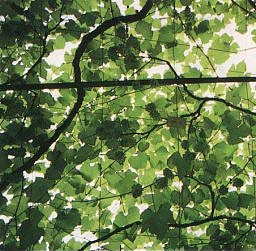
#> input picture sample.jpg, 256 x 251 px, found by its file name
$ jupyter execute grape-sky-binarization.ipynb   (shell and % lines are left out)
#> lines starting #> are read from the running program, lines starting #| are printed output that depends on the picture; after the words box and inside, x2 and y2 are one past the last pixel; in counts of white or black regions, pixels touching at a corner belong together
<a href="https://colab.research.google.com/github/1900690/grape-sky-segmentation/blob/main/grape-sky-binarization.ipynb" target="_parent"></a>

#〇画像から開空率測定

※初めて使用する方は[Colab の紹介動画](https://www.youtube.com/watch?v=inN8seMm7UI)や[Colabチュートリアル](https://colab.research.google.com/)を行ってこのノートブックの使い方を学んでください

[cell 1]
#@title 分析する画像をアップロード（またはサンプル画像で分析）
#@markdown ※分析可能な画像の拡張子は".jpg"".png"".heic"のみです。
from google.colab import files
import os
import glob
import pathlib
import pillow_heif
from PIL import Image

サンプル画像を使用する = True # @param {type:"boolean"}
#heic->jpg処理
def heic_jpg(image_path, save_path):
    heif_file = pillow_heif.read_heif(image_path)[0]  # 常に1つファイルだけが返ってくるので、[0]をつける
    image = Image.frombytes(
        heif_file.mode,
        heif_file.size,
        heif_file.data,
        'raw',
        heif_file.mode,
        heif_file.stride,
    )
    image.save(save_path, "JPEG")

if サンプル画像を使用する == True:
  if os.path.exists('/content/sample.jpg'):
     os.remove('/content/sample.jpg')
  !wget -q https://github.com/1900690/grape-sky-segmentation/releases/download/sample/sample.jpg
  #読み込んだ画像を表示
  #・OpenCVを使って画像を読み込む cv2.imreadでOpenCV形式に変換 OpenCVはBGRなのでcvtColorでRGBに直してから表示する
  import cv2
  from matplotlib import pyplot as plt
  uploaded_file_name="sample.jpg"
  orig = cv2.imread("/content/"+uploaded_file_name)
#> orig is the input picture: shape (251, 256, 3); mean B, G, R 74.4, 120.9, 102.6
  src = cv2.cvtColor(orig, cv2.COLOR_BGR2RGB)
  plt.imshow(src)
else:
  uploaded_file = files.upload()
  uploaded_file_name = next(iter(uploaded_file))


  #・OpenCVを使って画像を読み込む cv2.imreadでOpenCV形式に変換 OpenCVはBGRなのでcvtColorでRGBに直してから表示する
  import cv2
  from matplotlib import pyplot as plt

  hiec_dir = "/content/"
  save_dir = "/content/"

  hiec_dir = pathlib.Path(hiec_dir)
  save_dir = pathlib.Path(save_dir)

  heic_path = list(hiec_dir.glob('**/*.heic'))

  for i in heic_path:
    image_path = str(i)
    save_path =  str(save_dir / i.stem) + '.jpg'
    heic_jpg(image_path, save_path)
  if uploaded_file_name[-5:] == ".heic":
     uploaded_file_name = uploaded_file_name[:-5] + ".jpg"

  #読み込んだ画像を表示
  orig = cv2.imread(uploaded_file_name)
  src = cv2.cvtColor(orig, cv2.COLOR_BGR2RGB)
  plt.imshow(src)

[cell 2]
#@title RGBに分けた画像を表示
import numpy as np
from matplotlib import pyplot as plt
from matplotlib.colors import LinearSegmentedColormap

#カラーマップ作製
#赤
r1 = np.array([0,0,0]) / 256
r2 = np.array([128,0,0]) / 256
r3 = np.array([192,0,0]) / 256
r4 = np.array([256,0,0]) / 256
cmr = LinearSegmentedColormap.from_list(name='customred', colors=[r1, r2, r3, r4])
#緑
g1 = np.array([0,0,0]) / 256
g2 = np.array([0,128,0]) / 256
g3 = np.array([0,192,0]) / 256
g4 = np.array([0,256, 0]) / 256
cmg = LinearSegmentedColormap.from_list(name='customgreen', colors=[g1, g2, g3, g4])
#青
b1 = np.array([0,0,0]) / 256
b2 = np.array([0,0,128]) / 256
b3 = np.array([0,0,192]) / 256
b4 = np.array([0,0,256]) / 256
cmb = LinearSegmentedColormap.from_list(name='customblue', colors=[b1, b2, b3, b4])

#色の指定の最小値、最大値
vmin,vmax = 0, 256

r = np.array(src[:, :, 0], dtype=np.int16)
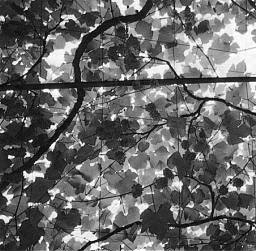
#> r: shape (251, 256) int16; min 0, max 255, mean 102.6
g = np.array(src[:, :, 1], dtype=np.int16)
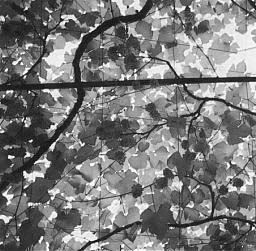
#> g: shape (251, 256) int16; min 1, max 255, mean 120.9
b = np.array(src[:, :, 2], dtype=np.int16)
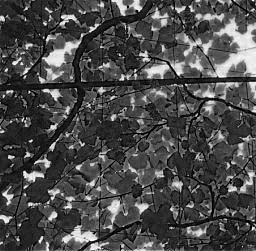
#> b: shape (251, 256) int16; min 0, max 255, mean 74.4

#図を表示
plt.figure(figsize=(15,3))
plt.subplot(1,3,1)
plt.imshow(r,cmap = cmr, vmin=vmin, vmax=vmax)
plt.colorbar( label = 'color map', pad = 0.1)
plt.subplot(1,3,2)
plt.imshow(g,cmap = cmg, vmin=vmin, vmax=vmax)
plt.colorbar( label = 'color map', pad = 0.1)
plt.subplot(1,3,3)
plt.imshow(b,cmap = cmb, vmin=vmin, vmax=vmax)
plt.colorbar( label = 'color map', pad = 0.1)
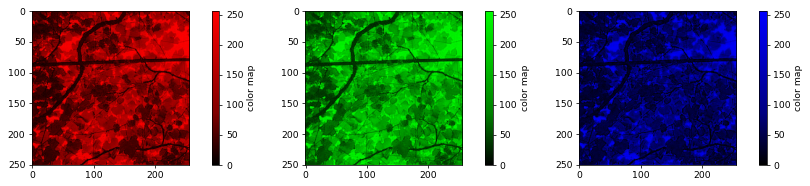
#> figure drawn by matplotlib, 6 panels

[cell 3]
#@title 各色の二値化の基準を決め各色のマスクを作成
#@markdown 赤の閾値
Rmax = 255 # @param {type:"slider", min:0, max:255, step:1}
Rmin = 200 # @param {type:"slider", min:0, max:255, step:1}
#@markdown 緑の閾値
Gmax = 255 # @param {type:"slider", min:0, max:255, step:1}
Gmin = 200 # @param {type:"slider", min:0, max:255, step:1}
#@markdown 青の閾値
Bmax = 255 # @param {type:"slider", min:0, max:255, step:1}
Bmin = 200 # @param {type:"slider", min:0, max:255, step:1}


r_temp=np.where(r < Rmin, 0, r)
r_mask=np.where(r_temp > Rmax, 0, r_temp)

g_temp=np.where(g < Gmin, 0, g)
g_mask=np.where(g_temp > Gmax, 0, g_temp)

b_temp=np.where(b < Bmin, 0, b)
b_mask=np.where(b_temp > Bmax, 0, b_temp)

#図を表示
plt.figure(figsize=(15,3))
plt.subplot(1,3,1)
plt.imshow(r_mask,cmap = cmr, vmin=vmin, vmax=vmax)
plt.colorbar( label = 'color map', pad = 0.1)
plt.subplot(1,3,2)
plt.imshow(g_mask,cmap = cmg, vmin=vmin, vmax=vmax)
plt.colorbar( label = 'color map', pad = 0.1)
plt.subplot(1,3,3)
plt.imshow(b_mask,cmap = cmb, vmin=vmin, vmax=vmax)
plt.colorbar( label = 'color map', pad = 0.1)
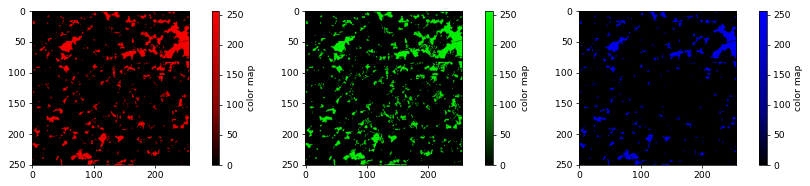
#> figure drawn by matplotlib, 6 panels

[cell 4]
#@title 分けた画像を合成
binde_image=np.empty_like(src)
binde_image[:,:,0]=r_mask
binde_image[:,:,1]=g_mask
binde_image[:,:,2]=b_mask
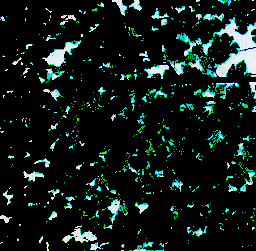
#> binde_image: shape (251, 256, 3); mean of channels 0, 1, 2 23.5, 27.4, 13.9; drawn as B, G, R

src2 = cv2.cvtColor(binde_image, cv2.COLOR_BGR2RGB)
plt.imshow(src2)

[cell 5]
#@title 元の画像に輪郭線を描写
import numpy as np
import cv2
import matplotlib.pyplot as plt
from copy import deepcopy
import statistics

#@markdown 囲む面積の大きさでノイズを除去する(範囲は0:除去無し～１;全除去)
minimum_area_ratio = 0 # @param {type:"number"}

binde_image_binary=binde_image[:,:,0]+binde_image[:,:,1]+binde_image[:,:,2]
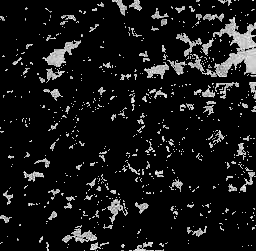
#> binde_image_binary: shape (251, 256); min 0, max 254, mean 23

contours, hierarchy = cv2.findContours(binde_image_binary.astype("uint8"), cv2.RETR_LIST, cv2.CHAIN_APPROX_SIMPLE)
#> contours = 619 contours, 577 with area under 20; largest, box (x1, y1, x2, y2) and area: (188, 17, 256, 77) 1215, (42, 40, 81, 67) 328, (62, 225, 97, 243) 226, (144, 62, 169, 79) 162, (107, 199, 128, 224) 149
img_with_line = deepcopy(orig)
for i in range(len(contours)):
    if cv2.contourArea(contours[i]) > (src.shape[0] * src.shape[1]) * minimum_area_ratio:
        img_with_line = cv2.drawContours(img_with_line, contours, i, (0,0,255), 1)
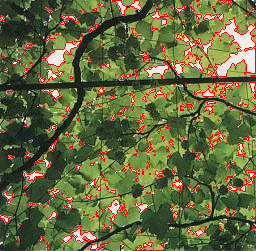
#> img_with_line: shape (251, 256, 3); 6.69% of pixels changed, all inside (x1, y1, x2, y2) = (0, 0, 256, 251)

plt.imshow(cv2.cvtColor(img_with_line, cv2.COLOR_BGR2RGB))
#cv2.imwrite('allresult_line.png', img_with_line)

[cell 6]
#@title 画面の中の白の割合を計算
import math

img_with_area = deepcopy(np.ones((src.shape[0], src.shape[1], 3), np.uint8)*0)
for i in range(len(contours)):
    if cv2.contourArea(contours[i]) > (src.shape[0] * src.shape[1]) * minimum_area_ratio:
        img_with_area = cv2.fillPoly(img_with_area, [contours[i][:,0,:]], (255,255,255), lineType=cv2.LINE_8, shift=0)
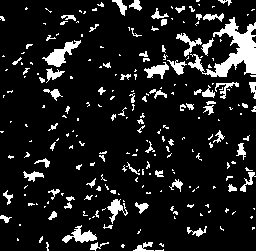
#> img_with_area: shape (251, 256, 3); 11.4% white; 240 white regions (165 under 20 px), largest, box (x1, y1, x2, y2) and area: (188, 17, 256, 77) 1419, (42, 40, 81, 67) 387, (62, 225, 97, 243) 279
plt.imshow(cv2.cvtColor(img_with_area, cv2.COLOR_BGR2RGB))

img_with_area_binary=img_with_area[:, :, 0]+img_with_area[:, :, 1]+img_with_area[:, :, 2]
img_with_area_binary=np.where(img_with_area_binary > 0, 1, 0)

plt.imshow(img_with_area_binary, cmap='gray')

all_pixcel=img_with_area_binary.shape[0]*img_with_area_binary.shape[1]
#> all_pixcel = 64256
sky_pixcel=np.sum(img_with_area_binary)
#> sky_pixcel = 7310

sky_occupancy_rate=sky_pixcel/all_pixcel
#> sky_occupancy_rate = 0.114
print("白の占める割合は",math.floor(sky_occupancy_rate*100),"%")
#| 白の占める割合は 11 %

[cell 7]
#@title マスク画像をダウンロード
from PIL import Image

#@markdown マスク画像の色をRGBで指定する
Routput = 197 # @param {type:"slider", min:0, max:255, step:1}
Goutput = 255 # @param {type:"slider", min:0, max:255, step:1}
Boutput = 255 # @param {type:"slider", min:0, max:255, step:1}


img_with_area_output=np.empty_like(src)
img_with_area_output[:,:,0]=np.where(img_with_area[:, :, 0] > 0, Routput, 0)
img_with_area_output[:,:,1]=np.where(img_with_area[:, :, 1] > 0, Goutput, 0)
img_with_area_output[:,:,2]=np.where(img_with_area[:, :, 2] > 0, Boutput, 0)
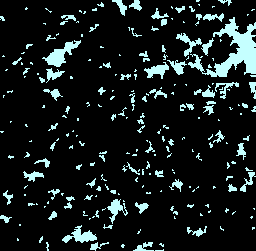
#> img_with_area_output: shape (251, 256, 3); mean R, G, B 22.4, 29, 29

pil_img = Image.fromarray(img_with_area_output)
pil_img.save('/content/binary_'+uploaded_file_name[0:-4]+".png")

files.download('/content/binary_'+uploaded_file_name[0:-4]+".png")
